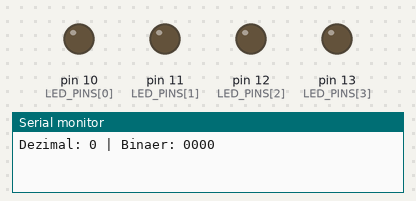
Recording of a sketch running on a simulated Arduino Uno, built with avr-gcc and run on an emulated ATmega328P. Parts: output pins drawn as LEDs (lit = HIGH), the last lines printed to the serial monitor.

Above: at 0.5 s.
At 2.5 s:
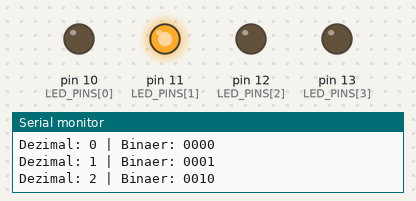
At 4.5 s:
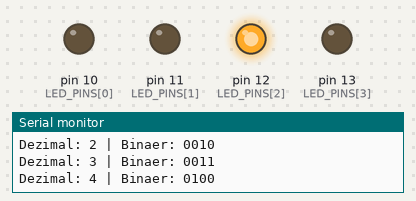
At 9.5 s:
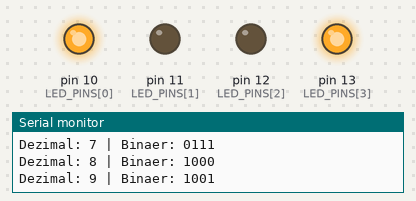
At 14.5 s:
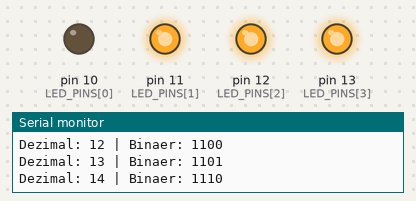
At 19.5 s:
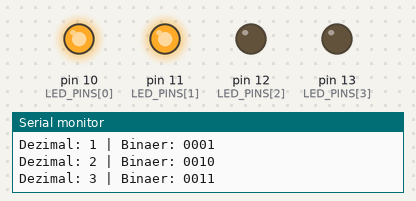
Timing chart, 0 to 20.8 s (numbered marks = the images above):
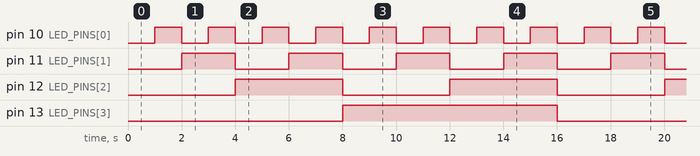

Measured:
- by itself, pin 10 (LED_PINS[0]): alternates HIGH for 1.0 s and LOW for 1.0 s
- by itself, pin 11 (LED_PINS[1]): alternates HIGH for 2.0 s and LOW for 2.0 s
- by itself, pin 12 (LED_PINS[2]): alternates HIGH for 4.0 s and LOW for 4.0 s
- by itself, pin 13 (LED_PINS[3]): alternates HIGH for 8.0 s and LOW for 8.0 s

The sketch:

binaerzaehler.ino
```cpp
/*
 * Projekt 33: Binärzähler mit 4 LEDs
 * 4 LEDs zählen binär von 0 bis 15 hoch.
 *
 * Schaltung:
 * - LED 0 (LSB) an Pin 10
 * - LED 1 an Pin 11
 * - LED 2 an Pin 12
 * - LED 3 (MSB) an Pin 13
 */

const int LED_PINS[] = {10, 11, 12, 13};
const int ANZAHL_LEDS = 4;

void setup() {
  for (int i = 0; i < ANZAHL_LEDS; i++) {
    pinMode(LED_PINS[i], OUTPUT);
  }
  Serial.begin(9600);
}

void loop() {
  for (int zahl = 0; zahl < 16; zahl++) {
    zeigeZahl(zahl);

    Serial.print("Dezimal: ");
    Serial.print(zahl);
    Serial.print(" | Binaer: ");
    for (int i = 3; i >= 0; i--) {
      Serial.print((zahl >> i) & 1);
    }
    Serial.println();

    delay(1000);
  }
}

void zeigeZahl(int zahl) {
  for (int i = 0; i < ANZAHL_LEDS; i++) {
    digitalWrite(LED_PINS[i], (zahl >> i) & 1);
  }
}
```
